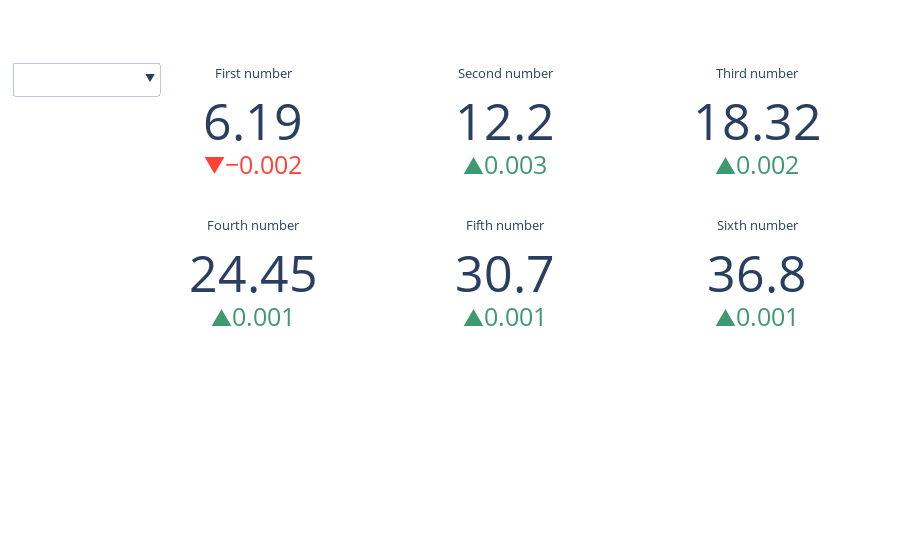

The notebook cell this image was saved under:
### Markdown cell above
### EDA <a name='eda'/>
<a href=#home>Back to Top</a>

### Code cell
fig = go.Figure()

fig.add_trace(go.Indicator(
    mode = "number+delta",
    value = ave_first,
    delta = {"reference": ave_first_ref, "valueformat": ".3f"},
    title = {"text": "First number"},
    number = {'font':{'size': 50}},
    domain = {'x': [0, 0.2], 'y': [0.8, 1]}))

fig.add_trace(go.Indicator(
    mode = "number+delta",
    value = ave_second,
    delta = {"reference": ave_second_ref, "valueformat": ".3f"},
    title = {"text": "Second number"},
    number = {'font':{'size': 50}},
    domain = {'x': [0, 1], 'y': [0.8, 1]}))

fig.add_trace(go.Indicator(
    mode = "number+delta",
    value = ave_third,
    delta = {"reference": ave_third_ref, "valueformat": ".3f"},
    title = {"text": "Third number"},
    number = {'font':{'size': 50}},
    domain = {'x': [0.8, 1], 'y': [0.8, 1]}))

fig.add_trace(go.Indicator(
    mode = "number+delta",
    value = ave_fourth,
    delta = {"reference": ave_fourth_ref, "valueformat": ".3f"},
    title = {"text": "Fourth number"},
    number = {'font':{'size': 50}},
    domain = {'x': [0, 0.2], 'y': [0, 1]}))

fig.add_trace(go.Indicator(
    mode = "number+delta",
    value = ave_fifth,
    delta = {"reference": ave_fifth_ref, "valueformat": ".3f"},
    title = {"text": "Fifth number"},
    number = {'font':{'size': 50}},
    domain = {'x': [0, 1], 'y': [0, 1]}))

fig.add_trace(go.Indicator(
    mode = "number+delta",
    value = ave_sixth,
    delta = {"reference": ave_sixth_ref, "valueformat": ".3f"},
    title = {"text": "Sixth number"},
    number = {'font':{'size': 50}},
    domain = {'x': [0.8, 1], 'y': [0, 1]}))

fig.update_layout(paper_bgcolor = "white")
fig.update_layout(
    updatemenus=[
        dict(
            active=-1,
            buttons=list([
                dict(label="Mean",
                     method="update",
                     args=[{"value": [ave_first, ave_second, ave_third, ave_fourth, ave_fifth, ave_sixth], 
                            "delta.reference":[ave_first_ref, ave_second_ref, ave_third_ref, \
                                               ave_fourth_ref, ave_fifth_ref, ave_sixth_ref],
                            "number.valueformat":[".2f",".2f",".2f",".2f",".2f",".2f"]
                            }]),
                dict(label="Median",
                     method="update",
                     args=[{"value": [mid_first, mid_second, mid_third, mid_fourth, mid_fifth, mid_sixth], 
                            "delta.reference":[mid_first_ref, mid_second_ref, mid_third_ref, \
                                               mid_fourth_ref, mid_fifth_ref, mid_sixth_ref],
                            "number.valueformat":[".1f",".1f",".1f",".1f",".1f",".1f"]
                            }]),
                dict(label="Mode",
                     method="update",
                     args=[{"value": [mode_first, mode_second, mode_third, mode_fourth, mode_fifth, mode_sixth], 
                            "delta.reference":[mode_first_ref, mode_second_ref, mode_third_ref, \
                                               mode_fourth_ref, mode_fifth_ref, mode_sixth_ref],
                            "number.valueformat":["f","f","f","f","f","f"]
                            }]),
                dict(label="Max",
                     method="update",
                     args=[{"value": [max_first, max_second, max_third, max_fourth, max_fifth, max_sixth], 
                            "delta.reference":[max_first_ref, max_second_ref, max_third_ref, \
                                               max_fourth_ref, max_fifth_ref, max_sixth_ref],
                            "number.valueformat":["f","f","f","f","f","f"]
                            }]),
                dict(label="Min",
                     method="update",
                     args=[{"value": [min_first, min_second, min_third, min_fourth, min_fifth, min_sixth], 
                            "delta.reference":[min_first_ref, min_second_ref, min_third_ref, \
                                               min_fourth_ref, min_fifth_ref, min_sixth_ref],
                            "number.valueformat":["f","f","f","f","f","f"]
                            }]),
                dict(label="Standard Deviation",
                     method="update",
                     args=[{"value": [stdev_first, stdev_second, stdev_third, stdev_fourth, stdev_fifth, stdev_sixth], 
                            "delta.reference":[stdev_first_ref, stdev_second_ref, stdev_third_ref, \
                                               stdev_fourth_ref, stdev_fifth_ref, stdev_sixth_ref],
                            "number.valueformat":[".2f",".2f",".2f",".2f",".2f",".2f"]
                            }]),
            ]),
            y = 1.1
        )
    ])

fig.show()

### Figure 1 — Plotly figure (JSON) as saved in the notebook; plotly's stock layout.template omitted (floating-point values rounded to 4 significant figures)
{"data": [{"delta": {"reference": 6.189, "valueformat": ".3f"}, "domain": {"x": [0, 0.2], "y": [0.8, 1]}, "mode": "number+delta", "number": {"font": {"size": 50}}, "title": {"text": "First number"}, "type": "indicator", "value": 6.187}, {"delta": {"reference": 12.19, "valueformat": ".3f"}, "domain": {"x": [0, 1], "y": [0.8, 1]}, "mode": "number+delta", "number": {"font": {"size": 50}}, "title": {"text": "Second number"}, "type": "indicator", "value": 12.2}, {"delta": {"reference": 18.32, "valueformat": ".3f"}, "domain": {"x": [0.8, 1], "y": [0.8, 1]}, "mode": "number+delta", "number": {"font": {"size": 50}}, "title": {"text": "Third number"}, "type": "indicator", "value": 18.32}, {"delta": {"reference": 24.45, "valueformat": ".3f"}, "domain": {"x": [0, 0.2], "y": [0, 1]}, "mode": "number+delta", "number": {"font": {"size": 50}}, "title": {"text": "Fourth number"}, "type": "indicator", "value": 24.45}, {"delta": {"reference": 30.65, "valueformat": ".3f"}, "domain": {"x": [0, 1], "y": [0, 1]}, "mode": "number+delta", "number": {"font": {"size": 50}}, "title": {"text": "Fifth number"}, "type": "indicator", "value": 30.66}, {"delta": {"reference": 36.83, "valueformat": ".3f"}, "domain": {"x": [0.8, 1], "y": [0, 1]}, "mode": "number+delta", "number": {"font": {"size": 50}}, "title": {"text": "Sixth number"}, "type": "indicator", "value": 36.83}], "layout": {"paper_bgcolor": "white", "updatemenus": [{"active": -1, "buttons": [{"args": [{"delta.reference": [6.189, 12.19, 18.32, 24.45, 30.65, 36.83], "number.valueformat": [".2f", ".2f", ".2f", ".2f", ".2f", ".2f"], "value": [6.187, 12.2, 18.32, 24.45, 30.66, 36.83]}], "label": "Mean", "method": "update"}, {"args": [{"delta.reference": [5, 11.5, 18, 25, 31, 38], "number.valueformat": [".1f", ".1f", ".1f", ".1f", ".1f", ".1f"], "value": [5, 12, 18, 25, 31, 38]}], "label": "Median", "method": "update"}, {"args": [{"delta.reference": [1, 8, 19, 25, 35, 42], "number.valueformat": ["f", "f", "f", "f", "f", "f"], "value": [1, 8, 19, 25, 35, 42]}], "label": "Mode", "method": "update"}, {"args": [{"delta.reference": [28, 32, 38, 40, 41, 42], "number.valueformat": ["f", "f", "f", "f", "f", "f"], "value": [28, 32, 38, 40, 41, 42]}], "label": "Max", "method": "update"}, {"args": [{"delta.reference": [1, 2, 3, 5, 8, 15], "number.valueformat": ["f", "f", "f", "f", "f", "f"], "value": [1, 2, 3, 5, 8, 15]}], "label": "Min", "method": "update"}, {"args": [{"delta.reference": [4.876, 6.22, 6.882, 6.849, 6.276, 4.861], "number.valueformat": [".2f", ".2f", ".2f", ".2f", ".2f", ".2f"], "value": [4.876, 6.22, 6.881, 6.848, 6.275, 4.86]}], "label": "Standard Deviation", "method": "update"}], "y": 1.1}]}}
